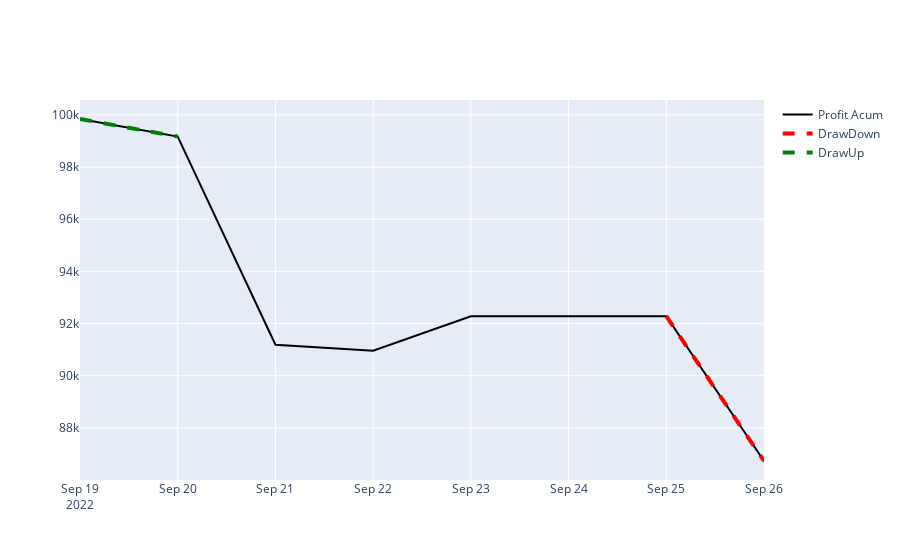

This figure's notebook cell:
### Code cell
vs.grafica_2(dta.mtp)

### Figure 1 — Plotly figure (JSON) as saved in the notebook; plotly's stock layout.template omitted (floating-point values rounded to 4 significant figures)
{"data": [{"line": {"color": "black"}, "mode": "lines", "name": "Profit Acum", "type": "scatter", "x": ["2022-09-19T00:00:00", "2022-09-20T00:00:00", "2022-09-21T00:00:00", "2022-09-22T00:00:00", "2022-09-23T00:00:00", "2022-09-25T00:00:00", "2022-09-26T00:00:00"], "y": [99840.0, 99170.0, 91180.0, 90960.0, 92280.0, 92280.0, 86730.0]}, {"line": {"color": "red", "dash": "dash", "width": 4}, "mode": "lines", "name": "DrawDown", "type": "scatter", "x": ["2022-09-25", "2022-09-26"], "y": [92280, 86731]}, {"line": {"color": "green", "dash": "dash", "width": 4}, "mode": "lines", "name": "DrawUp", "type": "scatter", "x": ["2022-09-19", "2022-09-20"], "y": [99838, 99166]}], "layout": {}}
